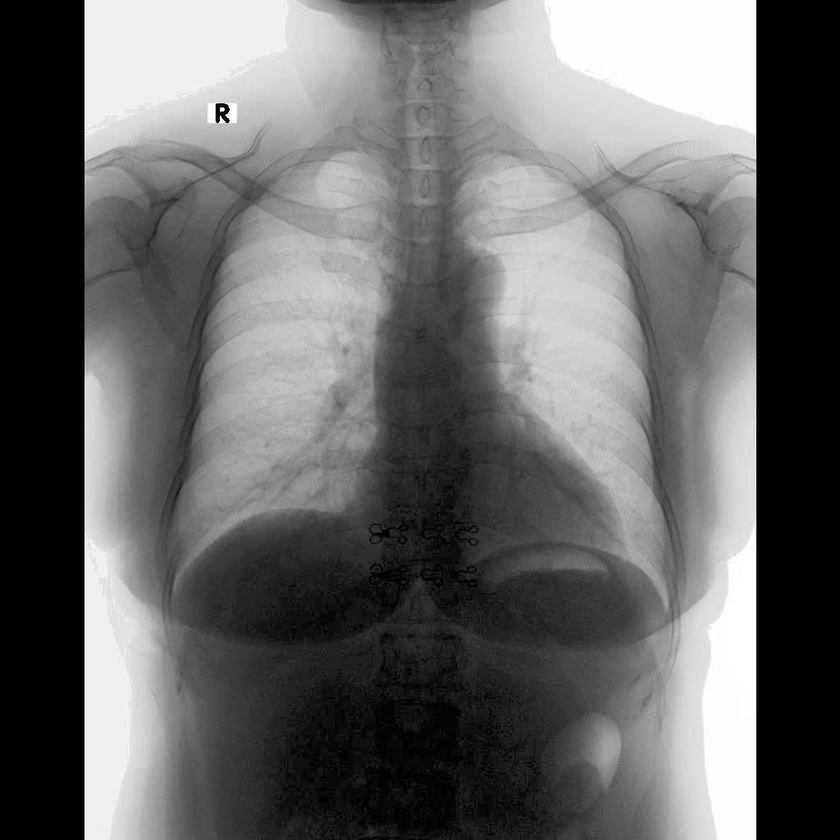
#> input picture final/image.jpg, 840 x 840 px, shrunk from 1024 x 1024 before the run
$ python de1.py
#> lines starting #> are read from the running program, lines starting #| are printed output that depends on the picture
import numpy as np
import matplotlib.pyplot as plt
from PIL import Image


def tinh_histogram(image_array):
    hist = np.zeros(256, dtype=int)
    for pixel in image_array.flatten():
        hist[pixel] += 1
    return hist


def tinh_cdf(pdf):
    cdf = np.zeros(256, dtype=float)
    cdf[0] = pdf[0]
    for i in range(1, 256):
        cdf[i] = cdf[i - 1] + pdf[i]
    return cdf


def main():
    img = Image.open("image.jpg").convert("L")

    img_arr = np.array(img)
    total_pixels = img_arr.size
#> total_pixels = 705600

    hist = tinh_histogram(img_arr)
#> after the loop in tinh_histogram, `for pixel in image_array.flatten():`: hist = 256 values, max 136669 at index 0, min 87 at index 244, mean 2756.2

    pdf = hist / total_pixels
#> pdf = 256 values, max 0.194 at index 0, min 0.000123 at index 244, mean 0.00391

    cdf = tinh_cdf(pdf)
#> after the loop in tinh_cdf, `for i in range(1, 256):`: cdf = 256 values from 0.194 to 1
#> cdf = 256 values from 0.194 to 1

    cdf_max = cdf.max()  # Giá trị này sẽ xấp xỉ 1
#> cdf_max = 1
    new_levels = np.round((cdf / cdf_max) * 255).astype(np.uint8)
#> new_levels = 256 values from 49 to 255

    equalized_img_arr = new_levels[img_arr]
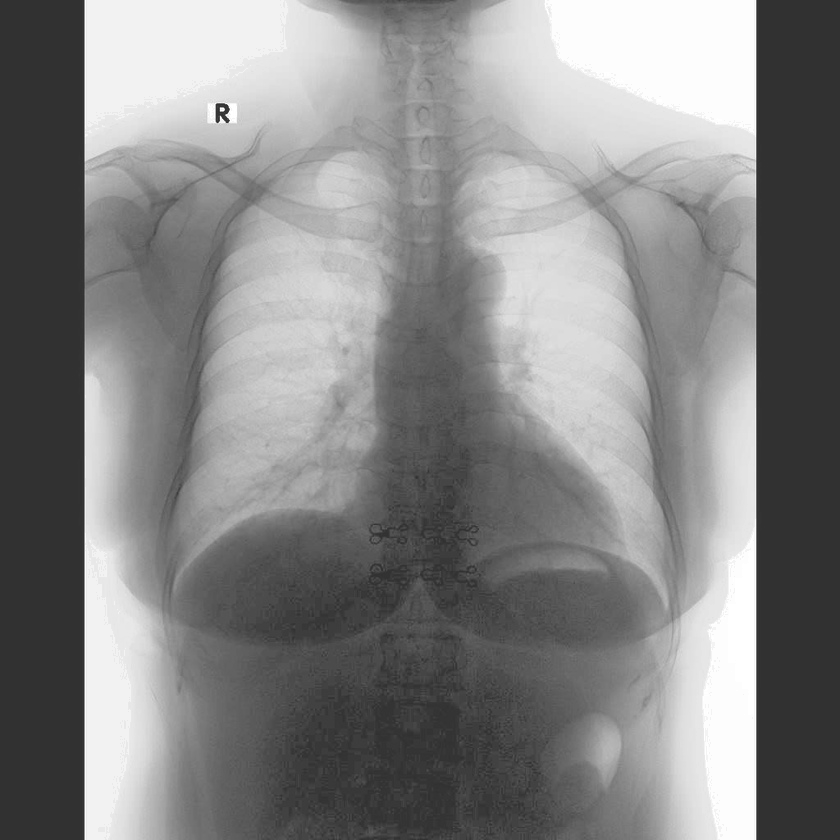
#> equalized_img_arr: shape (840, 840); min 49, max 255, mean 132.8

    fig, axes = plt.subplots(1, 2, figsize=(12, 5))

    # Ảnh gốc
    axes[0].imshow(img_arr, cmap="gray", vmin=0, vmax=255)
    # axes[0].set_title("Ảnh Gốc")
    axes[0].axis("off")

    # Ảnh sau cân bằng
    axes[1].imshow(equalized_img_arr, cmap="gray", vmin=0, vmax=255)
    # axes[1].set_title("Ảnh Cân Bằng Histogram")
    axes[1].axis("off")

    plt.tight_layout()
    plt.show()
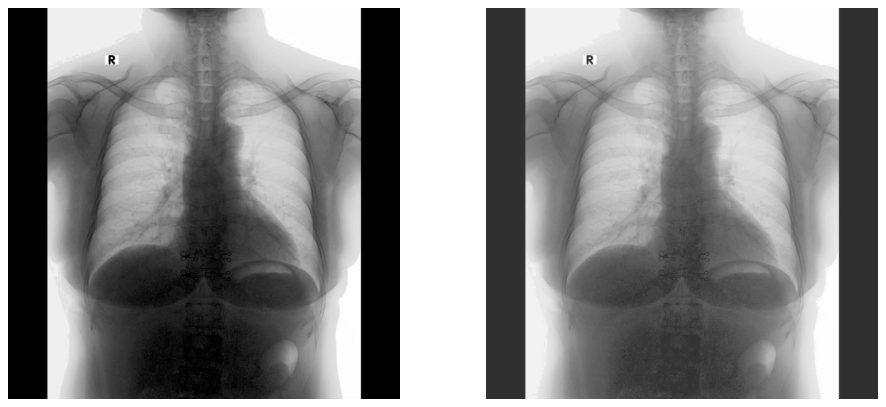
#> figure drawn by matplotlib, 2 panels


if __name__ == "__main__":
    main()
